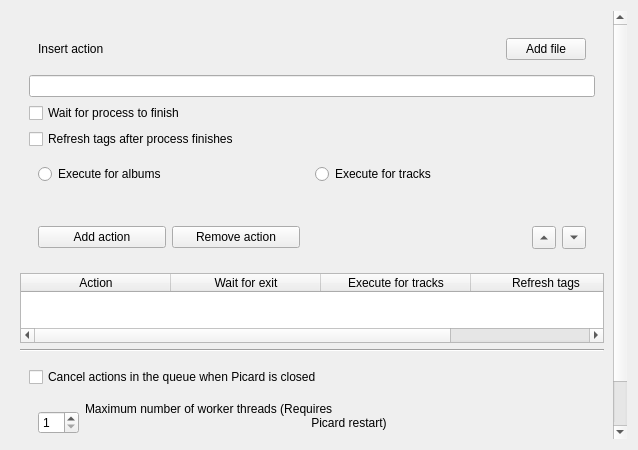
<?xml version="1.0" encoding="UTF-8"?>
<ui version="4.0">
    <class>PostTaggingActions</class>
    <widget class="QWidget" name="PostTaggingActions">
        <property name="geometry">
            <rect>
                <x>0</x>
                <y>0</y>
                <width>638</width>
                <height>450</height>
            </rect>
        </property>
        <property name="minimumSize">
            <size>
                <width>100</width>
                <height>0</height>
            </size>
        </property>
        <property name="windowTitle">
            <string>Form</string>
        </property>
        <layout class="QVBoxLayout" name="verticalLayout">
            <item>
                <widget class="QScrollArea" name="scrollArea">
                    <property name="frameShape">
                        <enum>QFrame::NoFrame</enum>
                    </property>
                    <property name="widgetResizable">
                        <bool>true</bool>
                    </property>
                    <widget class="QWidget" name="scrollAreaWidgetContents">
                        <property name="geometry">
                            <rect>
                                <x>0</x>
                                <y>-70</y>
                                <width>606</width>
                                <height>502</height>
                            </rect>
                        </property>
                        <layout class="QVBoxLayout">
                            <item>
                                <widget class="QWidget" name="action_widget" native="true">
                                    <layout class="QVBoxLayout" name="_2">
                                        <item>
                                            <widget class="QWidget" name="widget_2" native="true">
                                                <layout class="QHBoxLayout" name="horizontalLayout_3">
                                                    <item>
                                                        <widget class="QLabel" name="label_3">
                                                            <property name="text">
                                                                <string>Insert action</string>
                                                            </property>
                                                        </widget>
                                                    </item>
                                                    <item>
                                                        <widget class="QPushButton" name="add_file_path">
                                                            <property name="sizePolicy">
                                                                <sizepolicy hsizetype="Maximum" vsizetype="Fixed">
                                                                    <horstretch>0</horstretch>
                                                                    <verstretch>0</verstretch>
                                                                </sizepolicy>
                                                            </property>
                                                            <property name="toolTip">
                                                                <string>Add a file path to the command line.</string>
                                                            </property>
                                                            <property name="text">
                                                                <string>Add file</string>
                                                            </property>
                                                            <property name="checkable">
                                                                <bool>false</bool>
                                                            </property>
                                                        </widget>
                                                    </item>
                                                </layout>
                                            </widget>
                                        </item>
                                        <item>
                                            <widget class="QLineEdit" name="action"/>
                                        </item>
                                        <item>
                                            <widget class="QCheckBox" name="wait">
                                                <property name="toolTip">
                                                    <string>If checked, the next action runs immediately.</string>
                                                </property>
                                                <property name="text">
                                                    <string>Wait for process to finish</string>
                                                </property>
                                            </widget>
                                        </item>
                                        <item>
                                            <widget class="QCheckBox" name="refresh">
                                                <property name="toolTip">
                                                    <string>&lt;html&gt;&lt;head/&gt;&lt;body&gt;&lt;p&gt;If checked,
                                                        the album will &amp;quot;refresh&amp;quot; after this action
                                                        finishes.&lt;/p&gt;&lt;/body&gt;&lt;/html&gt;
                                                    </string>
                                                </property>
                                                <property name="text">
                                                    <string>Refresh tags after process finishes</string>
                                                </property>
                                            </widget>
                                        </item>
                                        <item>
                                            <widget class="QWidget" name="widget_3" native="true">
                                                <layout class="QHBoxLayout" name="horizontalLayout_6">
                                                    <item>
                                                        <widget class="QRadioButton" name="albums">
                                                            <property name="toolTip">
                                                                <string>Makes the action execute once for each album
                                                                    tagged.
                                                                </string>
                                                            </property>
                                                            <property name="text">
                                                                <string>Execute for albums</string>
                                                            </property>
                                                        </widget>
                                                    </item>
                                                    <item>
                                                        <widget class="QRadioButton" name="tracks">
                                                            <property name="toolTip">
                                                                <string>Makes the action run once for each track
                                                                    tagged.
                                                                </string>
                                                            </property>
                                                            <property name="text">
                                                                <string>Execute for tracks</string>
                                                            </property>
                                                        </widget>
                                                    </item>
                                                </layout>
                                            </widget>
                                        </item>
                                    </layout>
                                </widget>
                            </item>
                            <item>
                                <widget class="QWidget" name="table_commands" native="true">
                                    <layout class="QHBoxLayout" name="horizontalLayout_2">
                                        <item>
                                            <widget class="QWidget" name="widget" native="true">
                                                <layout class="QHBoxLayout" name="horizontalLayout_5">
                                                    <item>
                                                        <widget class="QPushButton" name="add_action">
                                                            <property name="toolTip">
                                                                <string>Add the action at the bottom of the queue.
                                                                </string>
                                                            </property>
                                                            <property name="text">
                                                                <string>Add action</string>
                                                            </property>
                                                        </widget>
                                                    </item>
                                                    <item>
                                                        <widget class="QPushButton" name="remove_action">
                                                            <property name="toolTip">
                                                                <string>Remove the selected action.</string>
                                                            </property>
                                                            <property name="text">
                                                                <string>Remove action</string>
                                                            </property>
                                                        </widget>
                                                    </item>
                                                </layout>
                                            </widget>
                                        </item>
                                        <item alignment="Qt::AlignRight">
                                            <widget class="QWidget" name="widget" native="true">
                                                <layout class="QHBoxLayout" name="horizontalLayout_4">
                                                    <item>
                                                        <widget class="QToolButton" name="up">
                                                            <property name="text">
                                                                <string/>
                                                            </property>
                                                            <property name="arrowType">
                                                                <enum>Qt::UpArrow</enum>
                                                            </property>
                                                        </widget>
                                                    </item>
                                                    <item>
                                                        <widget class="QToolButton" name="down">
                                                            <property name="text">
                                                                <string/>
                                                            </property>
                                                            <property name="arrowType">
                                                                <enum>Qt::DownArrow</enum>
                                                            </property>
                                                        </widget>
                                                    </item>
                                                </layout>
                                            </widget>
                                        </item>
                                    </layout>
                                </widget>
                            </item>
                            <item>
                                <widget class="QTableWidget" name="table">
                                    <property name="toolTip">
                                        <string>Actions at the top of the list run first. Use the buttons on the right
                                            to reorder the selected action.
                                        </string>
                                    </property>
                                    <property name="sizeAdjustPolicy">
                                        <enum>QAbstractScrollArea::AdjustToContents</enum>
                                    </property>
                                    <property name="editTriggers">
                                        <set>QAbstractItemView::NoEditTriggers</set>
                                    </property>
                                    <property name="selectionMode">
                                        <enum>QAbstractItemView::SingleSelection</enum>
                                    </property>
                                    <property name="selectionBehavior">
                                        <enum>QAbstractItemView::SelectRows</enum>
                                    </property>
                                    <attribute name="horizontalHeaderDefaultSectionSize">
                                        <number>150</number>
                                    </attribute>
                                    <column>
                                        <property name="text">
                                            <string>Action</string>
                                        </property>
                                    </column>
                                    <column>
                                        <property name="text">
                                            <string>Wait for exit</string>
                                        </property>
                                    </column>
                                    <column>
                                        <property name="text">
                                            <string>Execute for tracks</string>
                                        </property>
                                    </column>
                                    <column>
                                        <property name="text">
                                            <string>Refresh tags</string>
                                        </property>
                                    </column>
                                </widget>
                            </item>
                            <item>
                                <widget class="Line" name="line">
                                    <property name="frameShadow">
                                        <enum>QFrame::Sunken</enum>
                                    </property>
                                    <property name="orientation">
                                        <enum>Qt::Horizontal</enum>
                                    </property>
                                </widget>
                            </item>
                            <item>
                                <widget class="QFrame" name="frame">
                                    <layout class="QVBoxLayout" name="verticalLayout_2">
                                        <item>
                                            <widget class="QCheckBox" name="cancel">
                                                <property name="toolTip">
                                                    <string>&lt;html&gt;&lt;head/&gt;&lt;body&gt;&lt;p&gt;If &lt;span
                                                        style=&quot; font-weight:700;&quot;&gt;not &lt;/span&gt;checked,
                                                        when Picard is closed, it will wait for the actions to finish in
                                                        the background.&lt;/p&gt;&lt;/body&gt;&lt;/html&gt;
                                                    </string>
                                                </property>
                                                <property name="text">
                                                    <string>Cancel actions in the queue when Picard is closed</string>
                                                </property>
                                            </widget>
                                        </item>
                                        <item>
                                            <widget class="QWidget" name="widget_4" native="true">
                                                <layout class="QHBoxLayout" name="horizontalLayout">
                                                    <item>
                                                        <widget class="QSpinBox" name="max_workers">
                                                            <property name="sizePolicy">
                                                                <sizepolicy hsizetype="Maximum" vsizetype="Fixed">
                                                                    <horstretch>0</horstretch>
                                                                    <verstretch>0</verstretch>
                                                                </sizepolicy>
                                                            </property>
                                                            <property name="minimum">
                                                                <number>1</number>
                                                            </property>
                                                            <property name="maximum">
                                                                <number>64</number>
                                                            </property>
                                                        </widget>
                                                    </item>
                                                    <item>
                                                        <widget class="QLabel" name="label_2">
                                                            <property name="toolTip">
                                                                <string>Sets the number of background threads executing
                                                                    the actions
                                                                </string>
                                                            </property>
                                                            <property name="text">
                                                                <string>Maximum number of worker threads (Requires
                                                                    Picard restart)
                                                                </string>
                                                            </property>
                                                        </widget>
                                                    </item>
                                                </layout>
                                            </widget>
                                        </item>
                                        <item>
                                            <widget class="QLabel" name="label">
                                                <property name="text">
                                                    <string>&lt;html&gt;&lt;head/&gt;&lt;body&gt;&lt;p&gt;Hover over
                                                        each item to know more, or take a peek at the user guide &lt;a
                                                        href=&quot;https://github.com/metabrainz/picard-plugins/tree/2.0/plugins/post_tagging_actions/docs/guide.md&quot;&gt;&lt;span
                                                        style=&quot; text-decoration: underline; color:#3584e4;&quot;&gt;here.&lt;/span&gt;&lt;/a&gt;&lt;/p&gt;&lt;/body&gt;&lt;/html&gt;
                                                    </string>
                                                </property>
                                                <property name="openExternalLinks">
                                                    <bool>true</bool>
                                                </property>
                                            </widget>
                                        </item>
                                    </layout>
                                </widget>
                            </item>
                            <item>
                                <spacer name="verticalSpacer">
                                    <property name="orientation">
                                        <enum>Qt::Vertical</enum>
                                    </property>
                                    <property name="sizeHint" stdset="0">
                                        <size>
                                            <width>20</width>
                                            <height>40</height>
                                        </size>
                                    </property>
                                </spacer>
                            </item>
                        </layout>
                    </widget>
                </widget>
            </item>
        </layout>
    </widget>
    <resources/>
    <connections/>
</ui>
